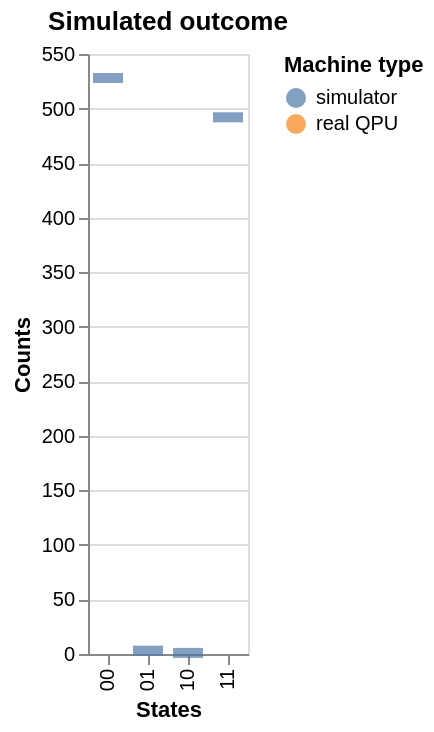

Notebook cell for this chart:
### Code cell
def make_chart(data: pd.DataFrame, title: str):
    chart = alt.Chart(data, title=title).mark_tick(thickness=5).encode(
        x = alt.X(field="states", type="ordinal", title="States"),
        y = alt.Y(field="counts", type="quantitative", title="Counts"),
        color = alt.Color(field="machines", type="nominal", title="Machine type", scale=alt.Scale(domain=["simulator", "real QPU"])),
        tooltip = [alt.Tooltip(field="states", title="State"), alt.Tooltip(field="counts", title="Count"), alt.Tooltip(field="machines", title="Machine")]
    )
    return chart
chart_sim = make_chart(counts_sim_df, "Simulated outcome")
chart_sim

### Figure 1 — Vega-Lite specification as saved in the notebook (floating-point values rounded to 4 significant figures)
{"config": {"view": {"continuousWidth": 300, "continuousHeight": 300}}, "data": {"name": "data-82e91f185da903ed686307439cee2ddb"}, "mark": {"type": "tick", "thickness": 5}, "encoding": {"color": {"field": "machines", "scale": {"domain": ["simulator", "real QPU"]}, "title": "Machine type", "type": "nominal"}, "tooltip": [{"field": "states", "title": "State"}, {"field": "counts", "title": "Count"}, {"field": "machines", "title": "Machine"}], "x": {"field": "states", "title": "States", "type": "ordinal"}, "y": {"field": "counts", "title": "Counts", "type": "quantitative"}}, "title": "Simulated outcome", "$schema": "https://vega.github.io/schema/vega-lite/v6.4.1.json", "datasets": {"data-82e91f185da903ed686307439cee2ddb": [{"states": "01", "counts": 3, "machines": "simulator"}, {"states": "10", "counts": 1, "machines": "simulator"}, {"states": "11", "counts": 492, "machines": "simulator"}, {"states": "00", "counts": 528, "machines": "simulator"}]}}
